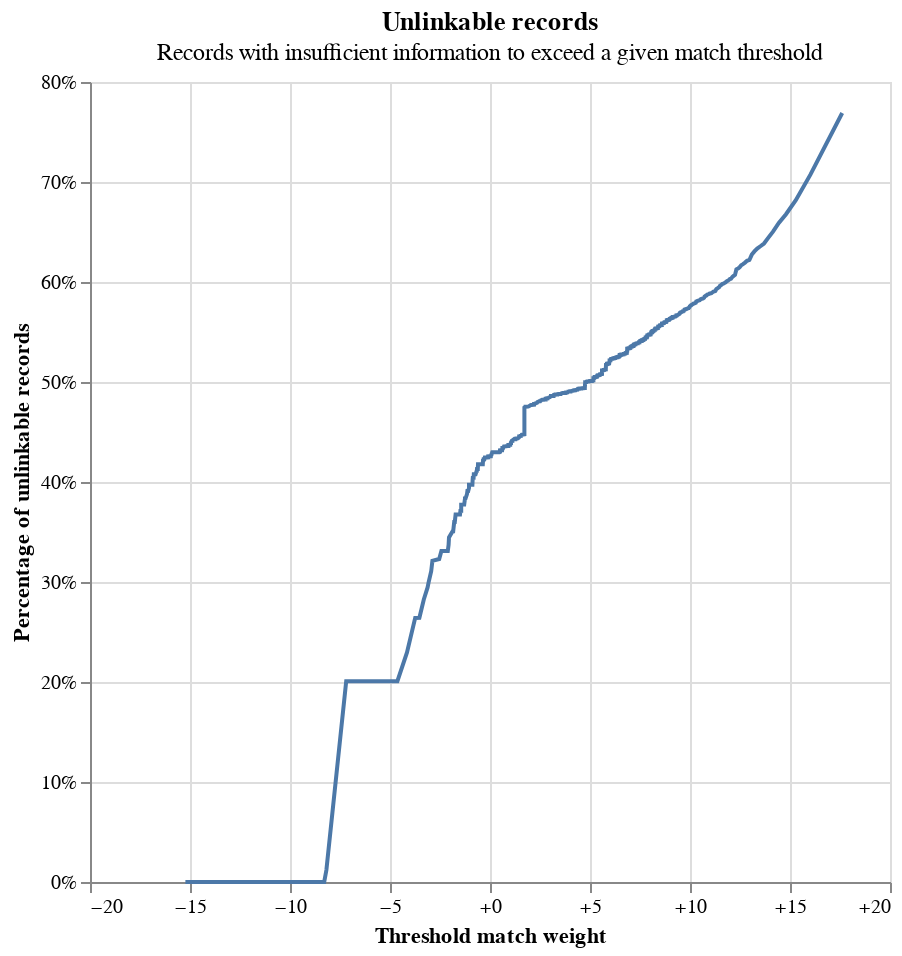

The cell this chart's notebook holds for it:
### Code cell
linker.evaluation.unlinkables_chart()

### Figure 1 — Vega-Lite specification as saved in the notebook (floating-point values rounded to 4 significant figures; data arrays with more than 128 entries replaced by an {"elided": "..."} marker saying what was removed)
{"config": {"view": {"continuousWidth": 400, "continuousHeight": 300}}, "layer": [{"mark": {"type": "line"}, "encoding": {"x": {"axis": {"format": "+", "title": "Threshold match weight"}, "field": "match_weight", "type": "quantitative"}, "y": {"axis": {"format": "%", "title": "Percentage of unlinkable records"}, "field": "cum_prop", "type": "quantitative"}}}, {"mark": {"type": "point"}, "encoding": {"opacity": {"condition": {"param": "x_match_weight_y_cum_prop_coords_of_mouse", "value": 1, "empty": false}, "value": 0}, "tooltip": [{"field": "match_weight", "format": "+.5", "title": "Match weight", "type": "quantitative"}, {"field": "match_probability", "format": ".5", "title": "Match probability", "type": "quantitative"}, {"field": "cum_prop", "format": ".3%", "title": "Proportion of unlinkable records", "type": "quantitative"}], "x": {"axis": {"title": "Threshold match weight"}, "field": "match_weight", "type": "quantitative"}, "y": {"axis": {"format": "%", "title": "Percentage of unlinkable records"}, "field": "cum_prop", "type": "quantitative"}}, "name": "mouse_coords"}, {"mark": {"type": "rule", "color": "gray"}, "encoding": {"x": {"field": "match_weight", "type": "quantitative"}}, "transform": [{"filter": {"param": "x_match_weight_y_cum_prop_coords_of_mouse", "empty": false}}]}, {"mark": {"type": "rule", "color": "gray"}, "encoding": {"y": {"field": "cum_prop", "type": "quantitative"}}, "transform": [{"filter": {"param": "x_match_weight_y_cum_prop_coords_of_mouse", "empty": false}}]}], "data": {"name": "data-2178abc1858a42965857dc17cb2bd859"}, "height": 400, "params": [{"name": "x_match_weight_y_cum_prop_coords_of_mouse", "select": {"type": "point", "fields": ["match_weight", "cum_prop"], "nearest": true, "on": "mouseover"}, "views": ["mouse_coords"]}], "title": {"text": "Unlinkable records", "subtitle": "Records with insufficient information to exceed a given match threshold"}, "width": 400, "$schema": "https://vega.github.io/schema/vega-lite/v5.9.3.json", "datasets": {"data-2178abc1858a42965857dc17cb2bd859": {"elided": "1147 records"}}}
